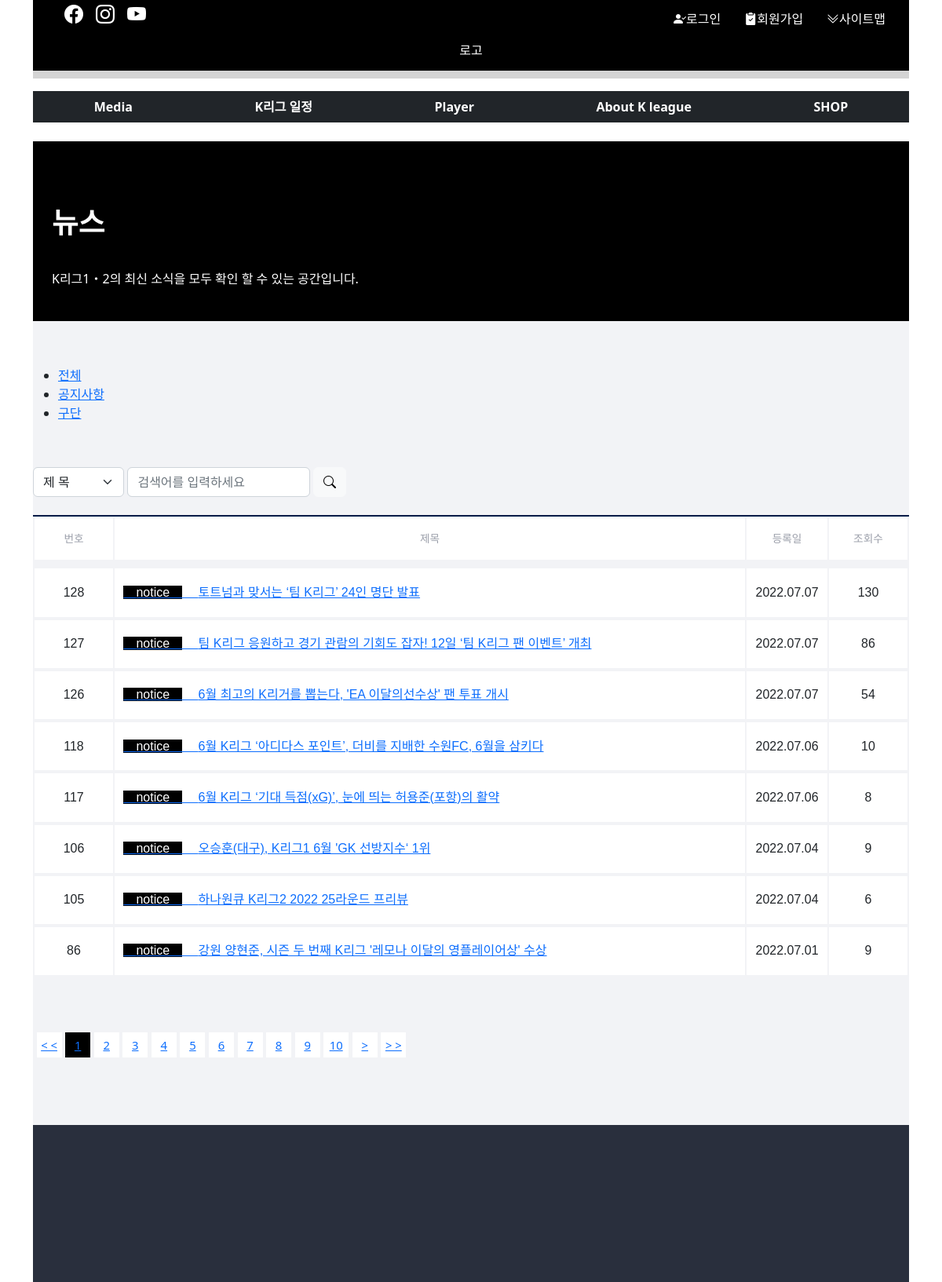
/board/announce/?page=1&, run on the app's committed database.
### board/models.py (models this page shows)
class News(models.Model):
    id=models.AutoField(primary_key=True)
    title=models.TextField()
    regdate=models.CharField(max_length=20)
    view=models.IntegerField(default=0)
    content=models.TextField()
    category=models.CharField(max_length=20)
    class Meta:
        db_table = 'news'
        ordering = ['-id']

### board/views.py (the view, shortened to what this page needs)
# urls.py: path('announce/', views.AnnounceView.as_view(), name='announce'),
class AnnounceView(View):
    def get(self, request, perPage = 8):
        form = request.GET.dict()
        query = ''
        if request.GET.get('keyword') is not None and request.GET.get('type') is not None:
            if form['type'] == 'title':
                announce_table = News.objects.select_related().\
                    filter(category__contains='notice', title__contains=form['keyword'])
            elif form['type'] == 'content':
                announce_table = News.objects.select_related().\
                    filter(category__contains='notice', content__contains=form['keyword'])
            query = urlencode({'type': form['type'], 'keyword': form['keyword']})
        else:
            announce_table = News.objects.select_related().filter(category__contains='notice')
        pages = ceil ( announce_table.count() / perPage )
        page = 1
        if request.GET.get('page') is not None:
            page = form['page']
        start = ( int(page)-1 ) * perPage
        end = start + perPage
        announce_table = announce_table[start:end]
        listPage = int( (int(page) - 1) / 10) * 10 + 1
        context = {'at': announce_table, 'pages': pages, 'range': range(listPage, listPage + 10), 'query': query}
        return render(request, 'board/announce.html', context)

### templates/board/announce.html (shortened to what this page needs)
{% extends 'layouts/base.html' %}
{% load static %}
{% block style %}
    <link rel="stylesheet" href="{% static '/css/vendor/board_style.css' %}">
{% endblock %}
{% block contents %}
<div class="sub-top">
	<h2 class="campton m-4">뉴스</h2>
	<p class="m-4">K리그1・2의 최신 소식을 모두 확인 할 수 있는 공간입니다.</p>
</div>
<div class="sub-contents-wrap">
	<div class="contents news">
		<ul class="tab-btns sub double">
			<li><a href="{% url 'news' %}"><span>전체</span></a></li>
			<li class="active"><a href="{% url 'announce' %}"><span>공지사항</span></a></li>
			<li><a href="{% url 'teamplayer' %}"><span>구단</span></a></li>
		</ul>
        <div class="col-sm-5 d-flex flex-row sch-box">
            <select id="findtype" class="form-select w-25">
                    <option value="title">제   목</option>
            </select>&nbsp;
            <input type="text" id="findkeyword" class="form-control w-50" placeholder="검색어를 입력하세요">&nbsp;
            <button type="button" id="findbtn" class="btn btn-light">
                        <i class="bi bi-search"></i></button>
        </div>
        <div class="table-wrap board-list list">
            <table>
                <colgroup>
                    <col style="width: 100px;">
                    <col style="width: auto;">
                    <col style="width: 100px;">
                    <col style="width: 100px;">
                </colgroup>
                <thead>
                <tr>
                    <th>번호</th>
                    <th>제목</th>
                    <th>등록일</th>
                    <th>조회수</th>
                </tr>
                </thead>
                <tbody>
                {% for a in at %}
                <tr>
                    <td>{{ a.id }}</td>
                    <td style="text-align: left"><a href="{% url 'announce_detail' %}?no={{ a.id }}">
                        <span style="color:white; background-color: black"; >　{{ a.category }}　</span>
                        {{ a.title }}</a></td>
                    <td>{{ a.regdate }}</td>
                    <td>{{ a.view }}</td>
                </tr>
                {% endfor %}
                </tbody>
            </table>
        </div>
    </div>
    <div class="center">
        <ul class="pagination justify-content-center">
            <li class="page-item">
                <a href="?page=1&{{ query }}"> &lt; &lt; </a>
            </li>
            {% for i in range %}
                {% if i <= pages %}
                <li class="page-item {% if i == request.GET.page|add:0 %}active{% endif %}">
                    <a href="?page={{ i }}&{{ query }}">{{ i }}</a>
                </li>
                {% endif %}
            {% endfor %}
            {% if request.GET.page|add:0 < pages %}
            <li class="page-item">
                <a href="?page={{ request.GET.page|add:1 }}&{{ query }}">&gt;</a>
            </li>
            {% endif %}
            <li class="page-item">
                <a href="?page={{ pages }}&{{ query }}"> &gt; &gt; </a>
            </li>
        </ul>
    </div>
</div>
{% endblock %}

### data on the page
News: id "128", category "notice", title "토트넘과 맞서는 ‘팀 K리그’ 24인 명단 발표", regdate "2022.07.07", view "130"
News: id "127", category "notice", title "팀 K리그 응원하고 경기 관람의 기회도 잡자! 12일 ‘팀 K리그 팬 이벤트’ 개최", regdate "2022.07.07", view "86"
News: id "126", category "notice", title "6월 최고의 K리거를 뽑는다, 'EA 이달의선수상' 팬 투표 개시", regdate "2022.07.07", view "54"
News: id "118", category "notice", title "6월 K리그 ‘아디다스 포인트’, 더비를 지배한 수원FC, 6월을 삼키다", regdate "2022.07.06", view "10"
News: id "117", category "notice", title "6월 K리그 ‘기대 득점(xG)’, 눈에 띄는 허용준(포항)의 활약", regdate "2022.07.06", view "8"
News: id "106", category "notice", title "오승훈(대구), K리그1 6월 'GK 선방지수‘ 1위", regdate "2022.07.04", view "9"
News: id "105", category "notice", title "하나원큐 K리그2 2022 25라운드 프리뷰", regdate "2022.07.04", view "6"
News: id "86", category "notice", title "강원 양현준, 시즌 두 번째 K리그 '레모나 이달의 영플레이어상' 수상", regdate "2022.07.01", view "9"

### other printed values
{{ i }} "1" "2" "3" "4" "5" "6" "7" "8" "9" "10"
